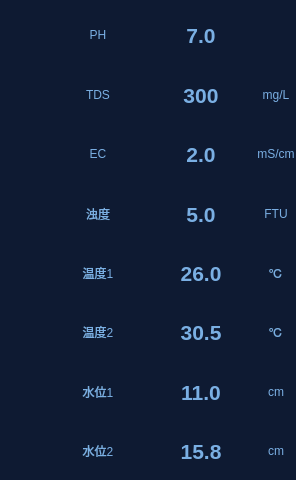
<?xml version="1.0" encoding="UTF-8"?>
<ui version="4.0">
 <class>WaterBottom</class>
 <widget class="QWidget" name="WaterBottom">
  <property name="geometry">
   <rect>
    <x>0</x>
    <y>0</y>
    <width>296</width>
    <height>480</height>
   </rect>
  </property>
  <property name="minimumSize">
   <size>
    <width>296</width>
    <height>480</height>
   </size>
  </property>
  <property name="windowTitle">
   <string>Form</string>
  </property>
  <property name="styleSheet">
   <string notr="true">#WaterBottom
{
background-color: rgb(14, 26, 50);
}
#widget
{
background-color: rgb(14, 26, 50);
}
QWidget
{
border:0px
}
QLabel
{
color: rgb(122, 175, 227);
font: 12pt &quot;楷体&quot;;
border:0px
}</string>
  </property>
  <layout class="QVBoxLayout" name="verticalLayout_2">
   <property name="spacing">
    <number>0</number>
   </property>
   <property name="leftMargin">
    <number>0</number>
   </property>
   <property name="topMargin">
    <number>0</number>
   </property>
   <property name="rightMargin">
    <number>0</number>
   </property>
   <property name="bottomMargin">
    <number>0</number>
   </property>
   <item>
    <widget class="QWidget" name="widget" native="true">
     <property name="minimumSize">
      <size>
       <width>250</width>
       <height>480</height>
      </size>
     </property>
     <property name="maximumSize">
      <size>
       <width>999</width>
       <height>9999</height>
      </size>
     </property>
     <layout class="QVBoxLayout" name="verticalLayout">
      <property name="spacing">
       <number>0</number>
      </property>
      <property name="leftMargin">
       <number>0</number>
      </property>
      <property name="topMargin">
       <number>5</number>
      </property>
      <property name="rightMargin">
       <number>0</number>
      </property>
      <property name="bottomMargin">
       <number>0</number>
      </property>
      <item>
       <widget class="QWidget" name="PHWidget" native="true">
        <property name="minimumSize">
         <size>
          <width>0</width>
          <height>60</height>
         </size>
        </property>
        <property name="maximumSize">
         <size>
          <width>16777215</width>
          <height>60</height>
         </size>
        </property>
        <property name="styleSheet">
         <string notr="true">#PHWidget
{

}</string>
        </property>
        <layout class="QHBoxLayout" name="horizontalLayout_2">
         <property name="spacing">
          <number>5</number>
         </property>
         <property name="leftMargin">
          <number>0</number>
         </property>
         <property name="topMargin">
          <number>0</number>
         </property>
         <property name="rightMargin">
          <number>0</number>
         </property>
         <property name="bottomMargin">
          <number>0</number>
         </property>
         <item>
          <widget class="QLabel" name="PHIcon">
           <property name="minimumSize">
            <size>
             <width>45</width>
             <height>45</height>
            </size>
           </property>
           <property name="maximumSize">
            <size>
             <width>45</width>
             <height>45</height>
            </size>
           </property>
           <property name="text">
            <string/>
           </property>
           <property name="pixmap">
            <pixmap resource="res.qrc">:/ptr/pH.png</pixmap>
           </property>
           <property name="scaledContents">
            <bool>true</bool>
           </property>
          </widget>
         </item>
         <item>
          <widget class="QLabel" name="PHName">
           <property name="minimumSize">
            <size>
             <width>60</width>
             <height>50</height>
            </size>
           </property>
           <property name="maximumSize">
            <size>
             <width>999</width>
             <height>999</height>
            </size>
           </property>
           <property name="text">
            <string>PH</string>
           </property>
           <property name="alignment">
            <set>Qt::AlignCenter</set>
           </property>
          </widget>
         </item>
         <item>
          <widget class="QLabel" name="PHValue">
           <property name="minimumSize">
            <size>
             <width>100</width>
             <height>50</height>
            </size>
           </property>
           <property name="maximumSize">
            <size>
             <width>999</width>
             <height>999</height>
            </size>
           </property>
           <property name="styleSheet">
            <string notr="true">font: 16pt ;
font-weight:bold;
</string>
           </property>
           <property name="text">
            <string>7.0</string>
           </property>
           <property name="alignment">
            <set>Qt::AlignCenter</set>
           </property>
          </widget>
         </item>
         <item>
          <widget class="QLabel" name="PHUnit">
           <property name="minimumSize">
            <size>
             <width>40</width>
             <height>50</height>
            </size>
           </property>
           <property name="maximumSize">
            <size>
             <width>30</width>
             <height>999</height>
            </size>
           </property>
           <property name="text">
            <string/>
           </property>
           <property name="alignment">
            <set>Qt::AlignCenter</set>
           </property>
          </widget>
         </item>
        </layout>
       </widget>
      </item>
      <item>
       <widget class="QWidget" name="TdsWidget" native="true">
        <property name="minimumSize">
         <size>
          <width>0</width>
          <height>60</height>
         </size>
        </property>
        <property name="maximumSize">
         <size>
          <width>16777215</width>
          <height>60</height>
         </size>
        </property>
        <layout class="QHBoxLayout" name="horizontalLayout_3">
         <property name="spacing">
          <number>5</number>
         </property>
         <property name="leftMargin">
          <number>0</number>
         </property>
         <property name="topMargin">
          <number>0</number>
         </property>
         <property name="rightMargin">
          <number>0</number>
         </property>
         <property name="bottomMargin">
          <number>0</number>
         </property>
         <item>
          <widget class="QLabel" name="TdsIcon">
           <property name="minimumSize">
            <size>
             <width>45</width>
             <height>45</height>
            </size>
           </property>
           <property name="maximumSize">
            <size>
             <width>45</width>
             <height>45</height>
            </size>
           </property>
           <property name="text">
            <string/>
           </property>
           <property name="pixmap">
            <pixmap resource="res.qrc">:/ptr/TDS.png</pixmap>
           </property>
           <property name="scaledContents">
            <bool>true</bool>
           </property>
          </widget>
         </item>
         <item>
          <widget class="QLabel" name="TdsName">
           <property name="minimumSize">
            <size>
             <width>60</width>
             <height>50</height>
            </size>
           </property>
           <property name="maximumSize">
            <size>
             <width>999</width>
             <height>999</height>
            </size>
           </property>
           <property name="text">
            <string>TDS</string>
           </property>
           <property name="alignment">
            <set>Qt::AlignCenter</set>
           </property>
          </widget>
         </item>
         <item>
          <widget class="QLabel" name="TdsValue">
           <property name="minimumSize">
            <size>
             <width>100</width>
             <height>50</height>
            </size>
           </property>
           <property name="maximumSize">
            <size>
             <width>999</width>
             <height>999</height>
            </size>
           </property>
           <property name="styleSheet">
            <string notr="true">font: 16pt ;
font-weight:bold;
</string>
           </property>
           <property name="text">
            <string>300</string>
           </property>
           <property name="alignment">
            <set>Qt::AlignCenter</set>
           </property>
          </widget>
         </item>
         <item>
          <widget class="QLabel" name="TdsUnit">
           <property name="minimumSize">
            <size>
             <width>40</width>
             <height>50</height>
            </size>
           </property>
           <property name="maximumSize">
            <size>
             <width>30</width>
             <height>999</height>
            </size>
           </property>
           <property name="text">
            <string>mg/L</string>
           </property>
           <property name="alignment">
            <set>Qt::AlignCenter</set>
           </property>
          </widget>
         </item>
        </layout>
       </widget>
      </item>
      <item>
       <widget class="QWidget" name="EcWidget" native="true">
        <property name="minimumSize">
         <size>
          <width>0</width>
          <height>60</height>
         </size>
        </property>
        <property name="maximumSize">
         <size>
          <width>16777215</width>
          <height>60</height>
         </size>
        </property>
        <layout class="QHBoxLayout" name="horizontalLayout_4">
         <property name="spacing">
          <number>5</number>
         </property>
         <property name="leftMargin">
          <number>0</number>
         </property>
         <property name="topMargin">
          <number>0</number>
         </property>
         <property name="rightMargin">
          <number>0</number>
         </property>
         <property name="bottomMargin">
          <number>0</number>
         </property>
         <item>
          <widget class="QLabel" name="EcIcon">
           <property name="minimumSize">
            <size>
             <width>45</width>
             <height>45</height>
            </size>
           </property>
           <property name="maximumSize">
            <size>
             <width>45</width>
             <height>45</height>
            </size>
           </property>
           <property name="text">
            <string/>
           </property>
           <property name="pixmap">
            <pixmap resource="res.qrc">:/ptr/EC.png</pixmap>
           </property>
           <property name="scaledContents">
            <bool>true</bool>
           </property>
          </widget>
         </item>
         <item>
          <widget class="QLabel" name="EcName">
           <property name="minimumSize">
            <size>
             <width>60</width>
             <height>50</height>
            </size>
           </property>
           <property name="maximumSize">
            <size>
             <width>999</width>
             <height>999</height>
            </size>
           </property>
           <property name="text">
            <string>EC</string>
           </property>
           <property name="alignment">
            <set>Qt::AlignCenter</set>
           </property>
          </widget>
         </item>
         <item>
          <widget class="QLabel" name="EcValue">
           <property name="minimumSize">
            <size>
             <width>100</width>
             <height>50</height>
            </size>
           </property>
           <property name="maximumSize">
            <size>
             <width>999</width>
             <height>999</height>
            </size>
           </property>
           <property name="styleSheet">
            <string notr="true">font: 16pt ;
font-weight:bold;
</string>
           </property>
           <property name="text">
            <string>2.0</string>
           </property>
           <property name="alignment">
            <set>Qt::AlignCenter</set>
           </property>
          </widget>
         </item>
         <item>
          <widget class="QLabel" name="EcUnit">
           <property name="minimumSize">
            <size>
             <width>40</width>
             <height>50</height>
            </size>
           </property>
           <property name="maximumSize">
            <size>
             <width>30</width>
             <height>999</height>
            </size>
           </property>
           <property name="text">
            <string>mS/cm</string>
           </property>
           <property name="alignment">
            <set>Qt::AlignCenter</set>
           </property>
          </widget>
         </item>
        </layout>
       </widget>
      </item>
      <item>
       <widget class="QWidget" name="TurbidityWidget" native="true">
        <property name="minimumSize">
         <size>
          <width>0</width>
          <height>60</height>
         </size>
        </property>
        <property name="maximumSize">
         <size>
          <width>16777215</width>
          <height>60</height>
         </size>
        </property>
        <layout class="QHBoxLayout" name="horizontalLayout_5">
         <property name="spacing">
          <number>5</number>
         </property>
         <property name="leftMargin">
          <number>0</number>
         </property>
         <property name="topMargin">
          <number>0</number>
         </property>
         <property name="rightMargin">
          <number>0</number>
         </property>
         <property name="bottomMargin">
          <number>0</number>
         </property>
         <item>
          <widget class="QLabel" name="TurbidityIcon">
           <property name="minimumSize">
            <size>
             <width>45</width>
             <height>45</height>
            </size>
           </property>
           <property name="maximumSize">
            <size>
             <width>45</width>
             <height>45</height>
            </size>
           </property>
           <property name="text">
            <string/>
           </property>
           <property name="pixmap">
            <pixmap resource="res.qrc">:/ptr/turbidity.png</pixmap>
           </property>
           <property name="scaledContents">
            <bool>true</bool>
           </property>
          </widget>
         </item>
         <item>
          <widget class="QLabel" name="TurbidityName">
           <property name="minimumSize">
            <size>
             <width>60</width>
             <height>50</height>
            </size>
           </property>
           <property name="maximumSize">
            <size>
             <width>999</width>
             <height>999</height>
            </size>
           </property>
           <property name="text">
            <string>浊度</string>
           </property>
           <property name="alignment">
            <set>Qt::AlignCenter</set>
           </property>
          </widget>
         </item>
         <item>
          <widget class="QLabel" name="TurbidityValue">
           <property name="minimumSize">
            <size>
             <width>100</width>
             <height>50</height>
            </size>
           </property>
           <property name="maximumSize">
            <size>
             <width>999</width>
             <height>999</height>
            </size>
           </property>
           <property name="styleSheet">
            <string notr="true">font: 16pt ;
font-weight:bold;
</string>
           </property>
           <property name="text">
            <string>5.0</string>
           </property>
           <property name="alignment">
            <set>Qt::AlignCenter</set>
           </property>
          </widget>
         </item>
         <item>
          <widget class="QLabel" name="TurbidityUnit">
           <property name="minimumSize">
            <size>
             <width>40</width>
             <height>50</height>
            </size>
           </property>
           <property name="maximumSize">
            <size>
             <width>30</width>
             <height>999</height>
            </size>
           </property>
           <property name="text">
            <string>FTU</string>
           </property>
           <property name="alignment">
            <set>Qt::AlignCenter</set>
           </property>
          </widget>
         </item>
        </layout>
       </widget>
      </item>
      <item>
       <widget class="QWidget" name="Temp1Widget" native="true">
        <property name="minimumSize">
         <size>
          <width>0</width>
          <height>60</height>
         </size>
        </property>
        <property name="maximumSize">
         <size>
          <width>16777215</width>
          <height>60</height>
         </size>
        </property>
        <layout class="QHBoxLayout" name="horizontalLayout">
         <property name="spacing">
          <number>5</number>
         </property>
         <property name="leftMargin">
          <number>0</number>
         </property>
         <property name="topMargin">
          <number>0</number>
         </property>
         <property name="rightMargin">
          <number>0</number>
         </property>
         <property name="bottomMargin">
          <number>0</number>
         </property>
         <item>
          <widget class="QLabel" name="Temp1Icon">
           <property name="minimumSize">
            <size>
             <width>45</width>
             <height>45</height>
            </size>
           </property>
           <property name="maximumSize">
            <size>
             <width>45</width>
             <height>45</height>
            </size>
           </property>
           <property name="text">
            <string/>
           </property>
           <property name="pixmap">
            <pixmap resource="res.qrc">:/ptr/Temp.png</pixmap>
           </property>
           <property name="scaledContents">
            <bool>true</bool>
           </property>
          </widget>
         </item>
         <item>
          <widget class="QLabel" name="Temp1Name">
           <property name="minimumSize">
            <size>
             <width>60</width>
             <height>50</height>
            </size>
           </property>
           <property name="maximumSize">
            <size>
             <width>999</width>
             <height>999</height>
            </size>
           </property>
           <property name="text">
            <string>温度1</string>
           </property>
           <property name="alignment">
            <set>Qt::AlignCenter</set>
           </property>
          </widget>
         </item>
         <item>
          <widget class="QLabel" name="Temp1Value">
           <property name="minimumSize">
            <size>
             <width>100</width>
             <height>50</height>
            </size>
           </property>
           <property name="maximumSize">
            <size>
             <width>999</width>
             <height>999</height>
            </size>
           </property>
           <property name="styleSheet">
            <string notr="true">font: 16pt ;
font-weight:bold;
</string>
           </property>
           <property name="text">
            <string>26.0</string>
           </property>
           <property name="alignment">
            <set>Qt::AlignCenter</set>
           </property>
          </widget>
         </item>
         <item>
          <widget class="QLabel" name="Temp1Unit">
           <property name="minimumSize">
            <size>
             <width>40</width>
             <height>50</height>
            </size>
           </property>
           <property name="maximumSize">
            <size>
             <width>30</width>
             <height>999</height>
            </size>
           </property>
           <property name="text">
            <string>℃</string>
           </property>
           <property name="alignment">
            <set>Qt::AlignCenter</set>
           </property>
          </widget>
         </item>
        </layout>
       </widget>
      </item>
      <item>
       <widget class="QWidget" name="Temp2Widget" native="true">
        <property name="minimumSize">
         <size>
          <width>0</width>
          <height>60</height>
         </size>
        </property>
        <property name="maximumSize">
         <size>
          <width>16777215</width>
          <height>60</height>
         </size>
        </property>
        <layout class="QHBoxLayout" name="horizontalLayout_6">
         <property name="spacing">
          <number>5</number>
         </property>
         <property name="leftMargin">
          <number>0</number>
         </property>
         <property name="topMargin">
          <number>0</number>
         </property>
         <property name="rightMargin">
          <number>0</number>
         </property>
         <property name="bottomMargin">
          <number>0</number>
         </property>
         <item>
          <widget class="QLabel" name="Temp2Icon">
           <property name="minimumSize">
            <size>
             <width>45</width>
             <height>45</height>
            </size>
           </property>
           <property name="maximumSize">
            <size>
             <width>45</width>
             <height>45</height>
            </size>
           </property>
           <property name="text">
            <string/>
           </property>
           <property name="pixmap">
            <pixmap resource="res.qrc">:/ptr/Temp.png</pixmap>
           </property>
           <property name="scaledContents">
            <bool>true</bool>
           </property>
          </widget>
         </item>
         <item>
          <widget class="QLabel" name="Temp2Name">
           <property name="minimumSize">
            <size>
             <width>60</width>
             <height>50</height>
            </size>
           </property>
           <property name="maximumSize">
            <size>
             <width>999</width>
             <height>999</height>
            </size>
           </property>
           <property name="text">
            <string>温度2</string>
           </property>
           <property name="alignment">
            <set>Qt::AlignCenter</set>
           </property>
          </widget>
         </item>
         <item>
          <widget class="QLabel" name="Temp2Value">
           <property name="minimumSize">
            <size>
             <width>100</width>
             <height>50</height>
            </size>
           </property>
           <property name="maximumSize">
            <size>
             <width>999</width>
             <height>999</height>
            </size>
           </property>
           <property name="styleSheet">
            <string notr="true">font: 16pt ;
font-weight:bold;
</string>
           </property>
           <property name="text">
            <string>30.5</string>
           </property>
           <property name="alignment">
            <set>Qt::AlignCenter</set>
           </property>
          </widget>
         </item>
         <item>
          <widget class="QLabel" name="Temp2Unit">
           <property name="minimumSize">
            <size>
             <width>40</width>
             <height>50</height>
            </size>
           </property>
           <property name="maximumSize">
            <size>
             <width>30</width>
             <height>999</height>
            </size>
           </property>
           <property name="text">
            <string>℃</string>
           </property>
           <property name="alignment">
            <set>Qt::AlignCenter</set>
           </property>
          </widget>
         </item>
        </layout>
       </widget>
      </item>
      <item>
       <widget class="QWidget" name="WaterLevel1Widget" native="true">
        <property name="minimumSize">
         <size>
          <width>0</width>
          <height>60</height>
         </size>
        </property>
        <property name="maximumSize">
         <size>
          <width>16777215</width>
          <height>60</height>
         </size>
        </property>
        <layout class="QHBoxLayout" name="horizontalLayout_7">
         <property name="spacing">
          <number>5</number>
         </property>
         <property name="leftMargin">
          <number>0</number>
         </property>
         <property name="topMargin">
          <number>0</number>
         </property>
         <property name="rightMargin">
          <number>0</number>
         </property>
         <property name="bottomMargin">
          <number>0</number>
         </property>
         <item>
          <widget class="QLabel" name="WaterLevel1Icon">
           <property name="minimumSize">
            <size>
             <width>45</width>
             <height>45</height>
            </size>
           </property>
           <property name="maximumSize">
            <size>
             <width>45</width>
             <height>45</height>
            </size>
           </property>
           <property name="text">
            <string/>
           </property>
           <property name="pixmap">
            <pixmap resource="res.qrc">:/ptr/WaterLevel.png</pixmap>
           </property>
           <property name="scaledContents">
            <bool>true</bool>
           </property>
          </widget>
         </item>
         <item>
          <widget class="QLabel" name="WaterLevel1Name">
           <property name="minimumSize">
            <size>
             <width>60</width>
             <height>50</height>
            </size>
           </property>
           <property name="maximumSize">
            <size>
             <width>999</width>
             <height>999</height>
            </size>
           </property>
           <property name="text">
            <string>水位1</string>
           </property>
           <property name="alignment">
            <set>Qt::AlignCenter</set>
           </property>
          </widget>
         </item>
         <item>
          <widget class="QLabel" name="WaterLevel1Value">
           <property name="minimumSize">
            <size>
             <width>100</width>
             <height>50</height>
            </size>
           </property>
           <property name="maximumSize">
            <size>
             <width>999</width>
             <height>999</height>
            </size>
           </property>
           <property name="styleSheet">
            <string notr="true">font: 16pt ;
font-weight:bold;
</string>
           </property>
           <property name="text">
            <string>11.0</string>
           </property>
           <property name="alignment">
            <set>Qt::AlignCenter</set>
           </property>
          </widget>
         </item>
         <item>
          <widget class="QLabel" name="WaterLeve1lUnit">
           <property name="minimumSize">
            <size>
             <width>40</width>
             <height>50</height>
            </size>
           </property>
           <property name="maximumSize">
            <size>
             <width>30</width>
             <height>999</height>
            </size>
           </property>
           <property name="text">
            <string>cm</string>
           </property>
           <property name="alignment">
            <set>Qt::AlignCenter</set>
           </property>
          </widget>
         </item>
        </layout>
       </widget>
      </item>
      <item>
       <widget class="QWidget" name="WaterLevel2Widget" native="true">
        <property name="minimumSize">
         <size>
          <width>0</width>
          <height>60</height>
         </size>
        </property>
        <property name="maximumSize">
         <size>
          <width>16777215</width>
          <height>60</height>
         </size>
        </property>
        <layout class="QHBoxLayout" name="horizontalLayout_8">
         <property name="spacing">
          <number>5</number>
         </property>
         <property name="leftMargin">
          <number>0</number>
         </property>
         <property name="topMargin">
          <number>0</number>
         </property>
         <property name="rightMargin">
          <number>0</number>
         </property>
         <property name="bottomMargin">
          <number>0</number>
         </property>
         <item>
          <widget class="QLabel" name="WaterLevel2Icon">
           <property name="minimumSize">
            <size>
             <width>45</width>
             <height>45</height>
            </size>
           </property>
           <property name="maximumSize">
            <size>
             <width>45</width>
             <height>45</height>
            </size>
           </property>
           <property name="text">
            <string/>
           </property>
           <property name="pixmap">
            <pixmap resource="res.qrc">:/ptr/WaterLevel.png</pixmap>
           </property>
           <property name="scaledContents">
            <bool>true</bool>
           </property>
          </widget>
         </item>
         <item>
          <widget class="QLabel" name="WaterLevel2Name">
           <property name="minimumSize">
            <size>
             <width>60</width>
             <height>50</height>
            </size>
           </property>
           <property name="maximumSize">
            <size>
             <width>999</width>
             <height>999</height>
            </size>
           </property>
           <property name="text">
            <string>水位2</string>
           </property>
           <property name="alignment">
            <set>Qt::AlignCenter</set>
           </property>
          </widget>
         </item>
         <item>
          <widget class="QLabel" name="WaterLevel2Value">
           <property name="minimumSize">
            <size>
             <width>100</width>
             <height>50</height>
            </size>
           </property>
           <property name="maximumSize">
            <size>
             <width>999</width>
             <height>999</height>
            </size>
           </property>
           <property name="styleSheet">
            <string notr="true">font: 16pt ;
font-weight:bold;
</string>
           </property>
           <property name="text">
            <string>15.8</string>
           </property>
           <property name="alignment">
            <set>Qt::AlignCenter</set>
           </property>
          </widget>
         </item>
         <item>
          <widget class="QLabel" name="WaterLevel2Unit">
           <property name="minimumSize">
            <size>
             <width>40</width>
             <height>50</height>
            </size>
           </property>
           <property name="maximumSize">
            <size>
             <width>30</width>
             <height>999</height>
            </size>
           </property>
           <property name="text">
            <string>cm</string>
           </property>
           <property name="alignment">
            <set>Qt::AlignCenter</set>
           </property>
          </widget>
         </item>
        </layout>
       </widget>
      </item>
     </layout>
    </widget>
   </item>
  </layout>
 </widget>
 <resources>
  <include location="res.qrc"/>
 </resources>
 <connections/>
</ui>
